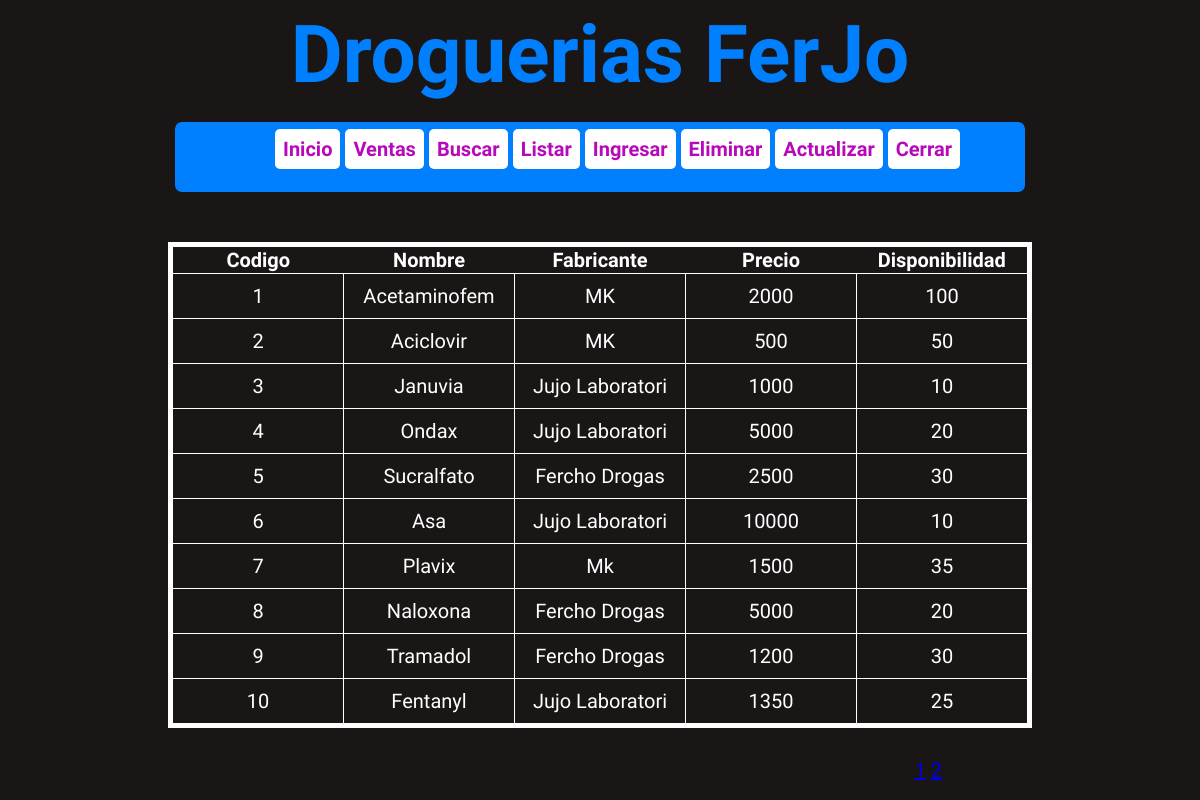
/listar.php (signed in), run on an earlier commit of the app's database.
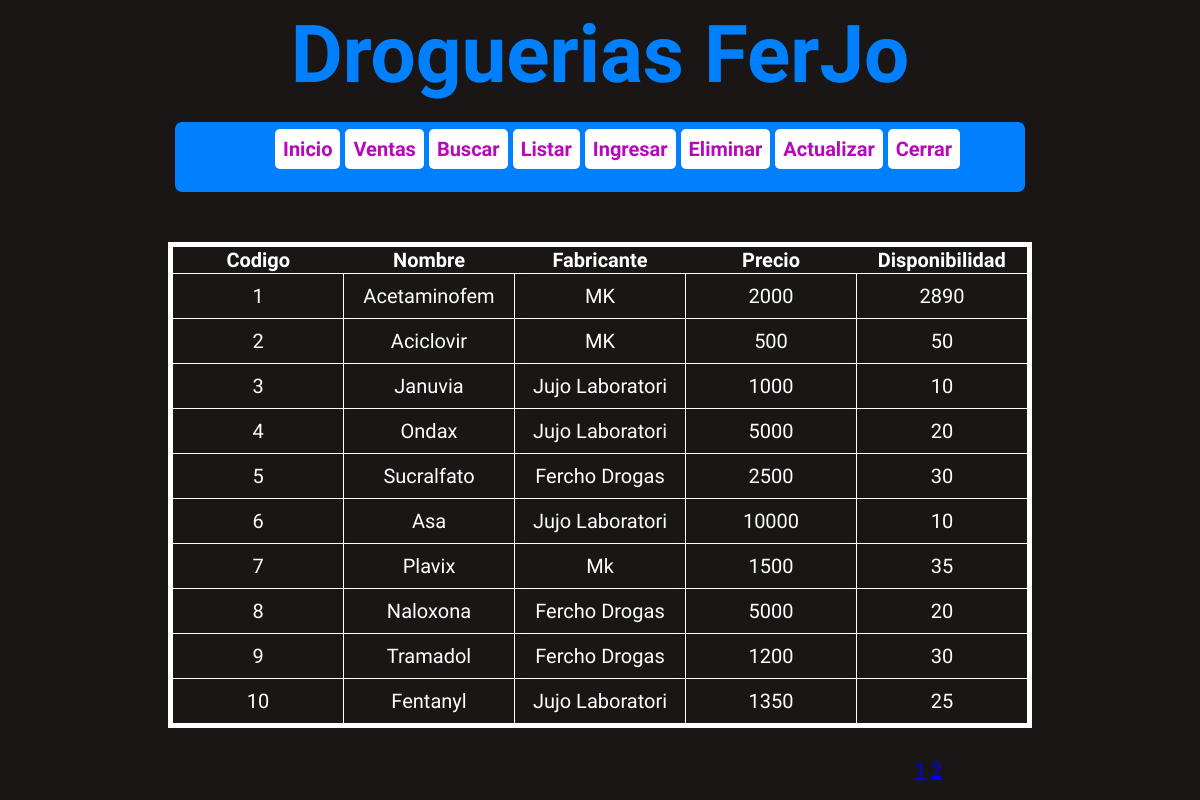
And on a later commit of the database.
### tables this page shows
CREATE TABLE `drogas` (
  `Codigo` int(15) NOT NULL,
  `Nombre` varchar(15) NOT NULL,
  `Fabricante` varchar(15) NOT NULL,
  `Presentacion` varchar(15) NOT NULL,
  `Tipo` varchar(15) NOT NULL,
  `Fecha_Vencimiento` date NOT NULL,
  `Precio` int(20) NOT NULL,
  `Disponibilidad` int(10) NOT NULL,
  `Cod_Proveedor` int(15) NOT NULL,
  `Formula` varchar(2) DEFAULT NULL
);

### listar.php (the view, shortened to what this page needs)
<!DOCTYPE html>
<html>
<head>
	<link rel="stylesheet" type="text/css" href="stylesheet.css">
</head>
<body>
<div id='Contenido'>
	<header>
		<hgroup>
		<h1><a href="index.php">Droguerias FerJo</a></h1>
		</hgroup>
		<div id='Menu'>
			<nav>
				<ul>
					<?php
					echo "<li><a href='index.php'>Inicio</a></li>";
					echo "<li><a href='ventas.php'>Ventas</a></li>";
					echo "<li><a href='buscar.php'>Buscar</a></li>";
					echo "<li><a href='listar.php'>Listar</a></li>";
					if($_SESSION["usuario_valido"] == 1){
						echo "<li><a href='insertar.php'>Ingresar</a></li>";
						echo "<li><a href='eliminar.php'>Eliminar</a></li>";
						echo "<li><a href='actualizar.php'>Actualizar</a></li>";
					}
					echo "<li><a href='cerrar.php'>Cerrar</a></li>";
					?>
				</ul>
			</nav>
		</div>
		<div>
		<?php
			require("conexion.php");
			$consulta = "SELECT Codigo, Nombre, Fabricante, Precio, Disponibilidad FROM drogas";
			$result = mysqli_query($conexion, $consulta);
			$tamano_paginas = 10;
			if(isset($_GET["pagina"])){
				$pagina = $_GET["pagina"];
			}else{
				$pagina = 1;
			}
			$numfilas = mysqli_num_rows($result);
			$totalpag = ceil($numfilas/$tamano_paginas);
			$desde = ($pagina -1)*$tamano_paginas;
			$consulta_limite ="SELECT Codigo, Nombre, Fabricante, Precio, Disponibilidad FROM drogas LIMIT $desde, $tamano_paginas";
			$result = mysqli_query($conexion, $consulta_limite);
			if(!empty($result)){
				echo "<table>";
				echo "<thead>";
				echo "<tr>";
				echo "<th>Codigo</th>";
				echo "<th>Nombre</th>";
				echo "<th>Fabricante</th>";
				echo "<th>Precio</th>";
				echo "<th>Disponibilidad</th>";
				echo "</thead>";
				echo "<tbody>";
				while($fila = mysqli_fetch_row($result)){
					echo "<tr><td>";
					echo "$fila[0] </td><td>";
					echo " $fila[1] </td><td>";
					echo "$fila[2] </td><td>";
					echo "$fila[3] </td><td>";
					echo "$fila[4]</td></td></tr>";
				}
				echo "</tbody>";
				echo "</table>";
			}else{
				echo "<h1 id = 'Error'>No hay drogas en el inventario</h1>";
			}
		?>
		</div>
		<div id='Paginacion'>
		<?php
			for($i = 1; $i <= $totalpag; $i++){
				echo "<a href='?pagina=" . $i . "'>" . $i . "</a>  ";
			}
		?>
		</div>
	</header>
</div>
</body>
</html>

What changed in the data, as far as the page shows it:
changed drogas "Acetaminofem": Disponibilidad "100" → "2890"
